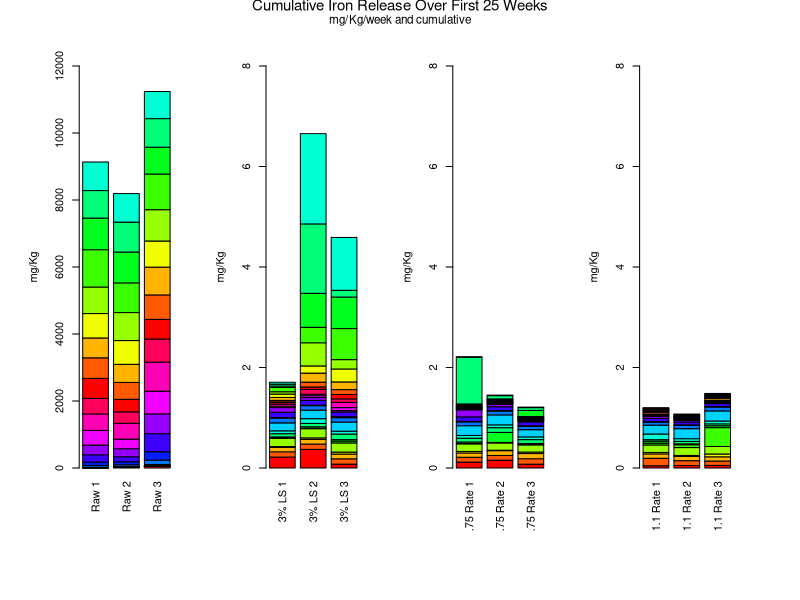

Source code (R):
#this code produces a barplot of Fe release as mg/Kg/week

DT=read.csv("5_Fe_mg.csv",header=T,sep=",",stringsAsFactors=FALSE)

par(pch=30, col="black") # plotting symbol and color 
par(mfrow=c(1,4)) # all plots on one page 
par(oma=c(4,2,2,2))
#Assign empty space around the graphs
par(mar=c(5,3,2,2)+1.0)

myPlot <- function(c1,c2,ylabupper, names ){
barplot(as.matrix(DT[c(c1:c2)]),
        col=rainbow(17),
        xlab="",
        names.arg=names,
        ylab="mg/Kg",
        ylim=c(0,ylabupper),
        las=3 # use to make the xaxis labels vertical
)

}

myPlot(2,4,12000, names=c("Raw 1","Raw 2","Raw 3"))
myPlot(5,7,8,names=c("3% LS 1","3% LS 2","3% LS 3"))
myPlot(8,10,8,names=c(".75 Rate 1",".75 Rate 2",".75 Rate 3"))
myPlot(11,13,8,names=c("1.1 Rate 1","1.1 Rate 2","1.1 Rate 3"))
mtext("Cumulative Iron Release Over First 25 Weeks", outer = TRUE, cex = 0.9, line=1)
mtext("mg/Kg/week and cumulative", outer = TRUE, cex = 0.7, line=0)

